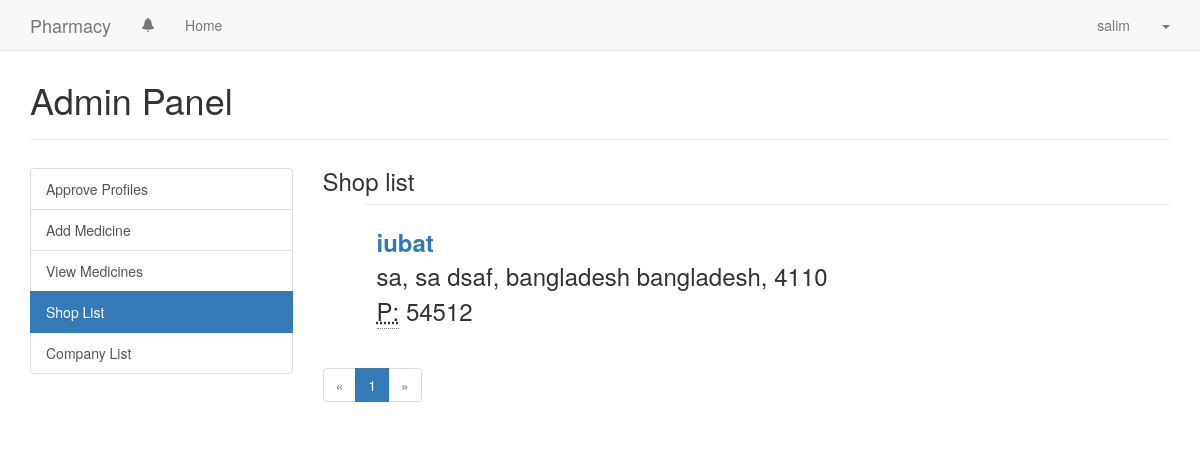
The app's page /useradmin/shop/ (signed in) with its own data.
### authentication/models.py (models this page shows, shortened)
@python_2_unicode_compatible
class Profile(models.Model):
    SHOP = 'S'
    COMPANY = 'C'
    INSTITUTION_TYPES = (
        (SHOP, 'Shop'),
        (COMPANY, 'Company')
    )
    user = models.OneToOneField(User,on_delete=models.CASCADE)
    name = models.CharField(max_length=30, blank=True)
    license_id = models.CharField(max_length=30, blank=True)
    type = models.CharField(max_length=1,choices=INSTITUTION_TYPES,blank=True)
    approved = models.BooleanField(default=False)
    class Meta:
        db_table = 'inst_profile'
    def get_screen_name(self):
        try:
            if self.user.get_full_name():
                return self.user.get_full_name()
            else:
                return self.user.username
        except:
            return self.user.username
    @staticmethod
    def get_shop():
        profiles = Profile.objects.filter(type = Profile.SHOP)
        return profiles

class Address(models.Model):
    profile = models.OneToOneField(
        Profile,
        on_delete=models.CASCADE,
        primary_key=True,
    )
    line1 = models.CharField(max_length=50, blank=False)
    line2 = models.CharField(max_length=50, blank=False)
    city = models.CharField(max_length=50)
    state = models.CharField(max_length=50)
    country = models.CharField(max_length=50)
    pincode = models.IntegerField()
    contactno = models.IntegerField()
    email = models.EmailField(max_length=20)
    class Meta:
        db_table = 'address'

### useradmin/views.py (the view)
# urls.py: path('shop/', views.shop, name='admin_shop_list'),
@login_required
def shop(request):
    shops = Profile.get_shop()
    paginator = Paginator(shops, 10)
    page = request.GET.get('page')
    try:
        shops = paginator.page(page)
    except PageNotAnInteger:
        shops = paginator.page(1)
    except EmptyPage:
        shops = paginator.page(paginator.num_pages)
    return render(request, 'useradmin/shop_list.html', {'shops': shops})

### useradmin/templates/useradmin/shop_list.html (shortened to what this page needs)
{% extends 'base.html' %}
{% load staticfiles %}
{% block head %}
<link href="{% static 'css/useradmin.css' %}" rel="stylesheet">
{% endblock head %}
{% block main %}
<div class="page-header">
    <h1>Admin Panel</h1>
</div>
<div class="row" style="margin-top: 2em">
    <div class="col-md-3">
        {% include 'useradmin/partial_admin_menu.html' with active='shop' %}
    </div>
    <div class="col-md-9">
        <h3 style="margin-top: 0">Shop list</h3>
        <section class="profiles">
            {% for shop in shops %}
            <div class="shop">
                <h3>
                    <address>
                        <strong><a href="{% url 'profile' shop.user.username%}">{{shop.name}}</a></strong><br>
                        {{shop.address.line1}}, {{shop.address.line2}}
                        {{shop.address.city}}, {{shop.address.state}}
                        {{shop.address.country}}, {{shop.address.pincode}}<br>
                        <abbr title="Phone">P:</abbr> {{shop.address.contactno}}
                    </address>
                </h3>
            </div>
            {% endfor %}
        </section>
        <div class="row">
            <div class="col-md-12">
                {% include 'paginator.html' with paginator=shops %}
            </div>
        </div>
    </div>
</div>
{% endblock main %}

### templates/base.html (shortened to what this page needs)
<!DOCTYPE html>
<html lang="en">
<head>
    {% load staticfiles %}
    <link href="https://maxcdn.bootstrapcdn.com/bootstrap/3.3.5/css/bootstrap.min.css" rel="stylesheet">
    {% block head %}{% endblock %}
</head>
<body>
{% block body %}
<header>
    <nav class="navbar navbar-default navbar-fixed-top" role="navigation">
        <div class="container">
            <div class="navbar-header">
                <a class="navbar-brand" href="#">Pharmacy</a>
            </div>
            <div class="collapse navbar-collapse" id="menu">
                <ul class="nav navbar-nav">
                    {% if user.is_authenticated %}
                    <li>
                        <a href="#" id="notifications" data-container="body" data-toggle="popover"
                           data-placement="bottom" title="Notifications">
                            <span class="glyphicon glyphicon-bell"></span>
                        </a>
                    </li>
                    <li><a href="{% url 'home' %}">Home</a></li>
                    {% endif %}
                </ul>
                <ul class="nav navbar-nav navbar-right">
                    {% if user.is_authenticated %}
                    <li>
                        <a href="{% url 'profile' user.username %}">{{ user.profile.get_screen_name }}</a>
                    </li>
                    <li class="dropdown">
                        <a href="#" class="dropdown-toggle" data-toggle="dropdown"><b class="caret"></b></a>
                    </li>
                    {% endif %}
                </ul>
            </div>
        </div>
    </nav>
</header>
<main>
    <div class="container">
        <br><br>
        {% block main %}
        {% endblock main %}
    </div>
</main>
{% endblock body %}
</body>
</html>

### useradmin/templates/useradmin/shop_list.html (style rules this page uses)
.shop { margin-left: 40px; padding-left: 1em; border-top: 1px solid #eeeeee; }
.shop a { text-decoration: none; background-color: transparent; }

### records on screen
Profile: name "iubat", address.line1 "sa", address.line2 "sa", address.city "dsaf", address.state "bangladesh", address.country "bangladesh", address.pincode "4110", address.contactno "54512"

### other values on screen
{{ user.profile.get_screen_name }} "salim"
{{ i }} "1"
